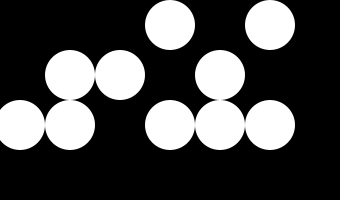
Frame 1 (no input)
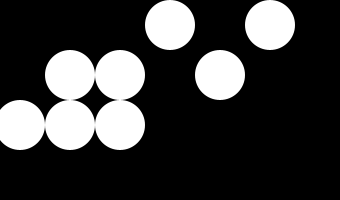
Frame 60 (the mouse pressed at the canvas centre just before this capture)
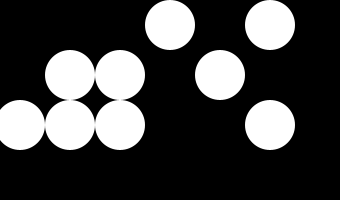
Frame 120 (the mouse held since frame 60 and released just before this capture)

The Processing sketch that drew these frames (run headless with seeded random() and noise(); from frame 60 on, the mouse is pressed at the canvas centre):

// Processing sketch: binary_clock
// ── binary_clock.pde
int on_colour = 255;
int off_colour = 0;
  
void setup() {
  size(340, 200);
  smooth();
  noStroke();
}

void draw() {
  background(off_colour);
  String  bin_time_str = nf(int(binary(hour())),6)+nf(int(binary(minute())),6)+nf(int(binary(second())),6);
  
  int i=0;
  for(int row=0; row<3; row++){
    for(int col=0; col<6; col++){
      if (bin_time_str.charAt(i) == '1') {
        fill(on_colour);
      } else {
        fill(off_colour);
      }
      ellipse(20+50*col,25+50*row,50,50);
      i++;
    }
   }

}
